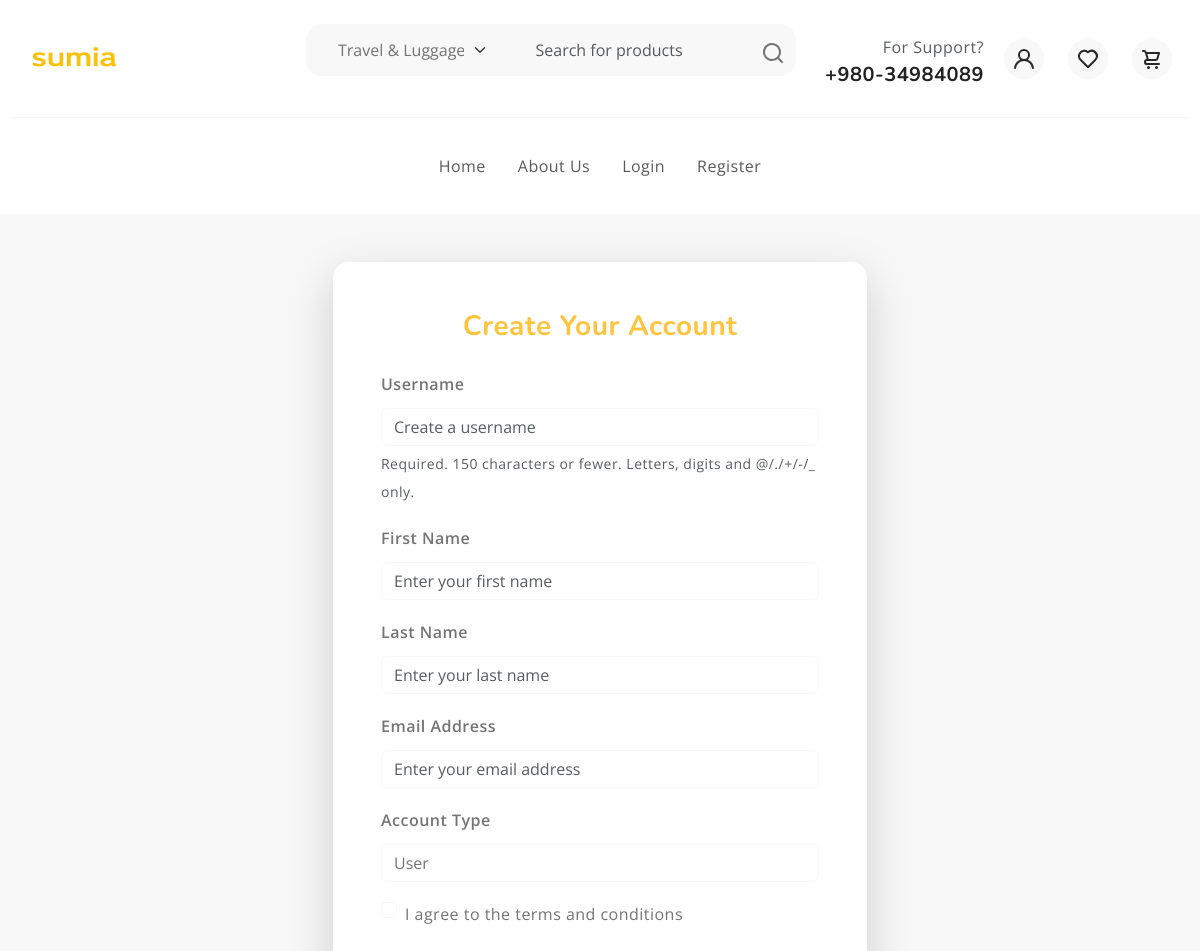
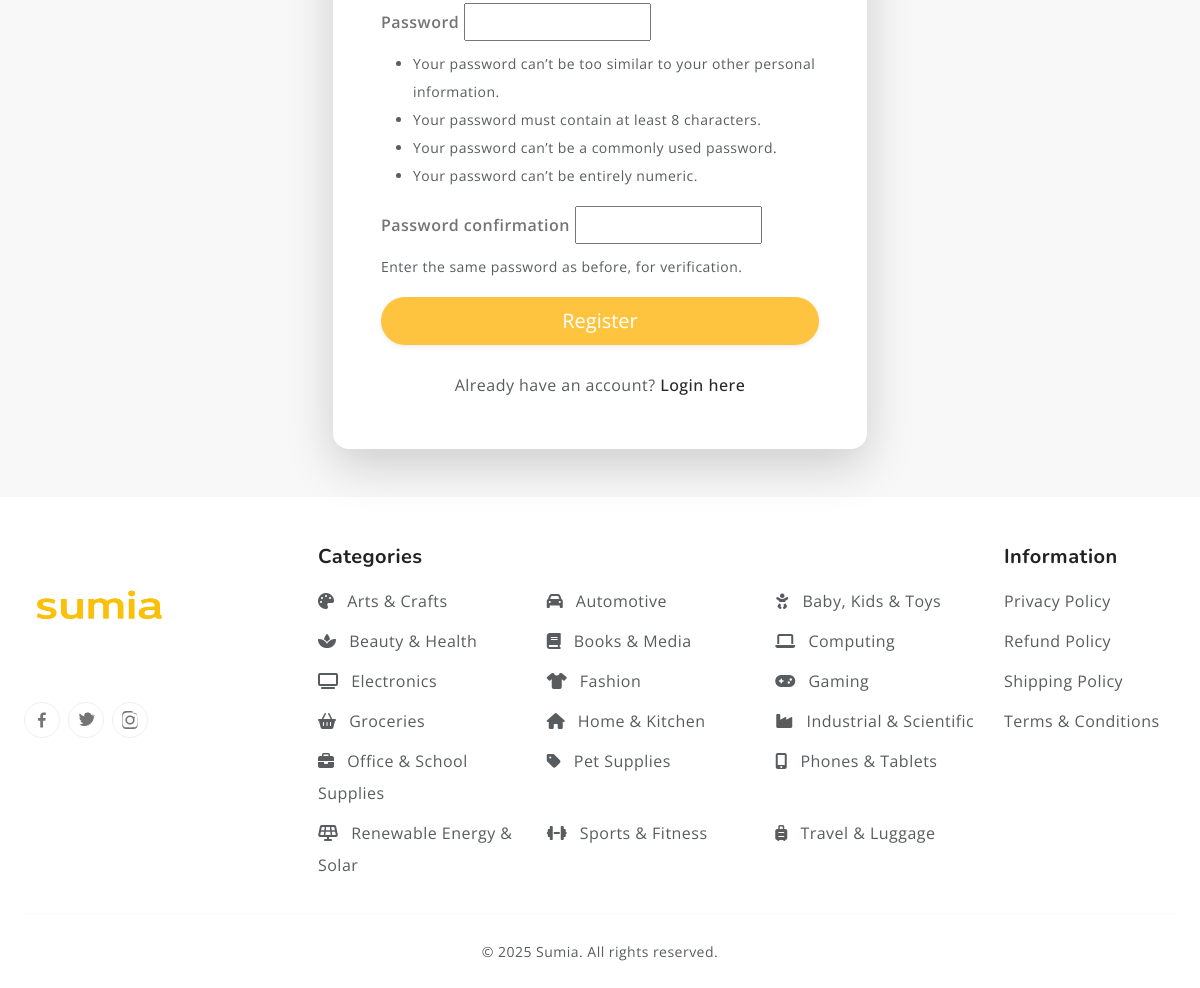
Screenshot of /auth/register/ with the database file from the repository (2 pictures, top to bottom).
### pages/models.py (models this page shows, shortened)
class Category(models.Model):
    name = models.CharField(max_length=100, unique=True)
    slug = models.SlugField(max_length=100, unique=True, blank=True)
    parent = models.ForeignKey(
        'self',
        on_delete=models.SET_NULL,
        null=True,
        blank=True,
        related_name='subcategories'
    )
    description = models.TextField(blank=True)
    is_active = models.BooleanField(default=True)
    created_at = models.DateTimeField(auto_now_add=True)
    updated_at = models.DateTimeField(auto_now=True)
    icon = models.CharField(
        max_length=50,
        blank=True,
        null=True,
        help_text="Font Awesome 6 icon class (e.g., 'fa-solid fa-laptop'). Auto-assigned if empty."
    )
    class Meta:
        verbose_name_plural = 'Categories'
        ordering = ['name']
    CATEGORY_ICON_MAP = {
        'phones': 'fa-solid fa-mobile-alt', 'tablets': 'fa-solid fa-tablet-alt',
        'electronics': 'fa-solid fa-tv', 'computing': 'fa-solid fa-laptop',
        'laptops': 'fa-solid fa-laptop', 'desktops': 'fa-solid fa-desktop',
        'fashion': 'fa-solid fa-shirt', 'clothing': 'fa-solid fa-shirt',
        'shoes': 'fa-solid fa-shoe-prints', 'beauty': 'fa-solid fa-spa',
        'health': 'fa-solid fa-heart-pulse', 'home': 'fa-solid fa-house',
        'kitchen': 'fa-solid fa-blender', 'baby': 'fa-solid fa-baby',
        'kids': 'fa-solid fa-child', 'toys': 'fa-solid fa-robot',
        'sports': 'fa-solid fa-dumbbell', 'fitness': 'fa-solid fa-running',
        'automotive': 'fa-solid fa-car', 'motorcycles': 'fa-solid fa-motorcycle',
        'books': 'fa-solid fa-book', 'media': 'fa-solid fa-compact-disc',
        'gaming': 'fa-solid fa-gamepad', 'groceries': 'fa-solid fa-basket-shopping',
        'food': 'fa-solid fa-apple-whole', 'office': 'fa-solid fa-briefcase',
        'school': 'fa-solid fa-pencil-alt', 'arts': 'fa-solid fa-palette',
        'crafts': 'fa-solid fa-scissors', 'travel': 'fa-solid fa-suitcase-rolling',
        'luggage': 'fa-solid fa-suitcase', 'pets': 'fa-solid fa-paw',
        'industrial': 'fa-solid fa-industry', 'scientific': 'fa-solid fa-flask',
        'renewable': 'fa-solid fa-solar-panel', 'solar': 'fa-solid fa-sun',
        'power': 'fa-solid fa-bolt', 'smartphones': 'fa-solid fa-mobile-alt',
        'tablets': 'fa-solid fa-tablet-alt', 'televisions': 'fa-solid fa-tv',
        'cameras': 'fa-solid fa-camera', 'printers': 'fa-solid fa-print',
        'fragrances': 'fa-solid fa-spray-can', 'skincare': 'fa-solid fa-face-mask',
        'cookware': 'fa-solid fa-utensils', 'appliances': 'fa-solid fa-fan',
        'diapers': 'fa-solid fa-baby-carriage', 'strollers': 'fa-solid fa-baby-carriage',
        'consoles': 'fa-solid fa-gamepad', 'stationery': 'fa-solid fa-pen-fancy',
        'suitcases': 'fa-solid fa-suitcase-rolling', 'dog food': 'fa-solid fa-dog',
        'cat food': 'fa-solid fa-cat', 'test instruments': 'fa-solid fa-microscope',
        'power tools': 'fa-solid fa-screwdriver-wrench', 'inverters': 'fa-solid fa-charging-station',
        'batteries': 'fa-solid fa-battery-full',
    }
    DEFAULT_ICON = 'fa-solid fa-tag' # Fallback icon

### authentications/views.py (the view)
# urls.py: path('register/', register_user, name='register'),
def register_user(request):
    if request.method == 'POST':
        form = UsersRegistrationForm(request.POST)
        if form.is_valid():
            user = form.save()
            messages.success(request, "Registration successful. You can now log in.")
            return redirect('login') # Redirect to the login page
        else:
            messages.error(request, "Please correct the errors below.")
    else:
        form = UsersRegistrationForm()
    return render(request, 'register.html', {'form': form})

### templates/register.html (shortened to what this page needs)
{% extends 'base.html' %}
{% load static %}
{% block content %}
<section class="py-5 bg-light">
  <div class="container">
    <div class="row justify-content-center">
      <div class="col-md-7 col-lg-6">
        <div class="card shadow-lg border-0 rounded-4">
          <div class="card-body p-5">
            <h3 class="card-title text-center mb-4 text-primary fw-bold">Create Your Account</h3>
            <form method="POST" novalidate>
              {% for field in form %}
                {% if field.name == 'agreed_to_terms' %}
                  <div class="form-check mb-4">
                    {{ field }}
                    <label class="form-check-label" for="{{ field.id_for_label }}">
                      {{ field.label }}
                    </label>
                  </div>
                {% else %}
                  <div class="mb-3">
                    <label for="{{ field.id_for_label }}" class="form-label fw-semibold">{{ field.label }}</label>
                    {{ field }}
                    {% if field.help_text %}
                      <div class="form-text text-muted">{{ field.help_text }}</div>
                    {% endif %}
                  </div>
                {% endif %}
              {% endfor %}
              <div class="d-grid">
                <button type="submit" class="btn btn-primary py-2 fs-5 rounded-pill shadow-sm">
                  Register
                </button>
              </div>
            </form>
            <p class="text-center mt-4 mb-0 text-muted">
              Already have an account?
              <a href="{% url 'login' %}" class="text-decoration-none fw-medium">Login here</a>
            </p>
          </div>
        </div>
      </div>
    </div>
  </div>
</section>
{% endblock %}

### templates/base.html (shortened to what this page needs)
<!DOCTYPE html>
<html lang="en">
<head>
  {% load static %}
  <link rel="stylesheet" href="https://cdnjs.cloudflare.com/ajax/libs/font-awesome/6.5.2/css/all.min.css"
 />
  <link rel="stylesheet" href="https://cdn.jsdelivr.net/npm/swiper@9/swiper-bundle.min.css">
  <link href="https://cdn.jsdelivr.net/npm/bootstrap@5.3.0-alpha3/dist/css/bootstrap.min.css" rel="stylesheet"
>
  <link rel="stylesheet" type="text/css" href="{% static 'css/vendor.css' %}">
  <link rel="stylesheet" type="text/css" href="{% static 'style.css' %}">
</head>
<body>
<header class="sticky-top bg-white">
  <div class="container-fluid">
    <div class="row py-3 border-bottom">
      <div class="col-sm-4 col-lg-3 text-center text-sm-start">
        <div class="main-logo">
          <a href="{% url 'home' %}">
            <img src="{% static 'images/sumia.png' %}" style="width: 100px; height: 85px;" alt="logo" class="img-fluid">
          </a>
        </div>
      </div>
      <div class="col-sm-6 offset-sm-2 offset-md-0 col-lg-5 d-none d-lg-block">
        <form class="row bg-light p-2 my-2 rounded-4 align-items-center" action="{% url 'search' %}" method="GET">
          <div class="col-md-5 d-none d-md-block">
            <select name="category" class="form-select border-0 bg-transparent">
              {% for parent in top_level_categories %}
              <option value="{{ parent.id }}" {% if request.GET.category|add:'' == parent.id|add:'' %}selected{% endif %}>
                {% if parent.icon %}<i class="{{ parent.icon }}"></i>{% endif %} {{ parent.name }}
              </option>
              {% endfor %}
            </select>
          </div>
          <div class="col-11 col-md-6">
            <input type="text" name="q" class="form-control border-0 bg-transparent" placeholder="Search for products"
              aria-label="Search" value="{{ request.GET.q|default:'' }}" />
          </div>
          <div class="col-1 text-end">
            <button type="submit" class="btn p-0 border-0 bg-transparent search-button">
              <svg width="24" height="24" viewBox="0 0 24 24">
                <use xlink:href="#search"></use>
              </svg>
            </button>
          </div>
        </form>
      </div>
      <div
        class="col-sm-8 col-lg-4 d-flex justify-content-end gap-3 align-items-center mt-4 mt-sm-0 justify-content-center justify-content-sm-end">
        <div class="support-box text-end d-none d-xl-block">
          <span class="fs-6 text-muted">For Support?</span>
          <h5 class="mb-0">+980-34984089</h5>
        </div>
        <ul class="d-flex justify-content-end list-unstyled m-0 gap-3">
          <li>
            {% if user.is_authenticated %}
            <a href="{% if user.account_type == 'user' %}{% url 'user_dashboard' %}{% elif user.account_type == 'vendor' %}{% url 'vendor_dashboard' %}{% else %}{% url 'login' %}{% endif %}"
              class="rounded-circle bg-light p-2 mx-1 d-flex align-items-center justify-content-center">
              <svg width="24" height="24" viewBox="0 0 24 24">
                <use xlink:href="#user"></use>
              </svg>
            </a>
            {% else %}
            <a href="{% url 'login' %}"
              class="rounded-circle bg-light p-2 mx-1 d-flex align-items-center justify-content-center">
              <svg width="24" height="24" viewBox="0 0 24 24">
                <use xlink:href="#user"></use>
              </svg>
            </a>
            {% endif %}
          </li>
          <li>
            <a href="{% url 'wishlist' %}"
              class="rounded-circle bg-light p-2 mx-1 d-flex align-items-center justify-content-center">
              <svg width="24" height="24" viewBox="0 0 24 24">
                <use xlink:href="#heart"></use>
              </svg>
            </a>
          </li>
          <li>
            <a href="{% url 'cart' %}"
              class="rounded-circle bg-light p-2 mx-1 d-flex align-items-center justify-content-center"
              >
              <svg width="24" height="24" viewBox="0 0 24 24">
                <use xlink:href="#cart"></use>
              </svg>
            </a>
          </li>
        </ul>
      </div>
    </div>
  </div>
  <div class="container-fluid">
    <div class="row py-3">
      <div class="d-flex justify-content-center justify-content-sm-between align-items-center"  style="margin: auto; justify-content: center; align-items: center; width: fit-content;">
<nav class="main-menu navbar navbar-expand-lg">
    <div>
        <div class="collapse navbar-collapse justify-content-end" id="mainNavbarContent">
             <ul class="navbar-nav menu-list list-unstyled gap-3 mb-0">
                <li class="nav-item active">
                    <a href="{% url 'home' %}" class="nav-link">Home</a>
                </li>
                <li class="nav-item">
                    <a href="{% url 'about' %}" class="nav-link">About Us</a>
                </li>
                        {% if request.user.is_authenticated %}
                        <li class="nav-item active"><a  class="nav-link" href="{% if request.user.account_type == 'user' %}{% url 'user_dashboard' %}{% elif request.user.account_type == 'vendor' %}{% url 'vendor_dashboard' %}{% else %}{% url 'login' %}{% endif %}" class="dropdown-item">My Account</a></li>
                        <li class="nav-item active"><a  class="nav-link" href="{% url 'cart' %}" class="dropdown-item">Cart</a></li>
                        <li class="nav-item active"><a  class="nav-link" href="{% url 'wishlist' %}" class="dropdown-item">Wishlist</a></li>
                        <li class="nav-item active"><a  class="nav-link" href="{% url 'logout' %}" class="dropdown-item">Logout</a></li>
                        {% else %}
                        <li class="nav-item active"><a  class="nav-link" href="{% url 'login' %}" class="dropdown-item">Login</a></li>
                        <li class="nav-item active"><a  class="nav-link" href="{% url 'register' %}" class="dropdown-item">Register</a></li>
                        {% endif %}
            </ul>
        </div>
    </div>
</nav>
      </div>
    </div>
  </div>
</header>
  {% block content %}
  {% endblock %}
<footer class="text-light pt-5 pb-4">
  <div class="container-fluid">
    <div class="row gy-4">
      <div class="col-lg-3 col-md-6">
                    <a href="{% url 'home' %}">
              <img src="{% static 'images/sumia.png' %}" style="width: 150px; height: 125px; margin-bottom: 2rem;" alt="logo"
                class="img-fluid">
            </a>
          <div class="d-flex gap-2">
          <a href="#" class="btn btn-outline-light rounded-circle p-2 d-flex align-items-center justify-content-center">
            <svg xmlns="http://www.w3.org/2000/svg" width="18" height="18" viewBox="0 0 24 24">
              <path fill="currentColor"
                d="M15.12 5.32H17V2.14A26.11 26.11 0 0 0 14.26 2c-2.72 0-4.58 1.66-4.58 4.7v2.62H6.61v3.56h3.07V22h3.68v-9.12h3.06l.46-3.56h-3.52V7.05c0-1.05.28-1.73 1.76-1.73Z" />
            </svg>
          </a>
          <a href="#" class="btn btn-outline-light rounded-circle p-2 d-flex align-items-center justify-content-center">
          </a>
          <a href="#" class="btn btn-outline-light rounded-circle p-2 d-flex align-items-center justify-content-center">
          </a>
        </div>
      </div>
      <div class="col-lg-7 col-md-12">
        <h5 class="fw-bold mb-3">Categories</h5>
        <div class="row">
          {% for parent in top_level_categories %}
          <div class="col-6 col-sm-4 mb-2">
            <a href="{% url 'category_detail' parent.slug %}" class="text-muted text-decoration-none">
              {% if parent.icon %}<i class="{{ parent.icon }} me-2"></i>{% endif %}
              {{ parent.name }}
            </a>
          </div>
          {% endfor %}
        </div>
      </div>
      <div class="" style="width: fit-content;">
        <div>
        <h5 class="fw-bold mb-3">Information</h5>
        <ul class="list-unstyled">
          <li><a href="#" class="text-muted text-decoration-none d-block mb-2">Privacy Policy</a></li>
          <li><a href="#" class="text-muted text-decoration-none d-block mb-2">Refund Policy</a></li>
          <li><a href="#" class="text-muted text-decoration-none d-block mb-2">Shipping Policy</a></li>
          <li><a href="#" class="text-muted text-decoration-none d-block mb-2">Terms & Conditions</a></li>
        </ul></div>
        </div>
    </div>
    <hr class="border-secondary my-4">
    <div class="text-center text-muted small">
      &copy; 2025 Sumia. All rights reserved.
    </div>
  </div>
</footer>
</body>
</html>

### rows the page displays
Category: name "Arts & Crafts"
Category: name "Automotive"
Category: name "Baby, Kids & Toys"
Category: name "Beauty & Health"
Category: name "Books & Media"
Category: name "Computing"
Category: name "Electronics"
Category: name "Fashion"
Category: name "Gaming"
Category: name "Groceries"
Category: name "Home & Kitchen"
Category: name "Industrial & Scientific"
Category: name "Office & School Supplies"
Category: name "Pet Supplies"
Category: name "Phones & Tablets"
Category: name "Renewable Energy & Solar"
Category: name "Sports & Fitness"
Category: name "Travel & Luggage"

### other values shown
{{ field.label }} "Username" "First Name" "Last Name" "Email Address" "Account Type" "Password" "Password confirmation"
{{ field.help_text }} "Required. 150 characters or fewer. Letters, digits and @/./+/-/_ only." "Enter the same password as before, for verification."
{{ field.label }} "I agree to the terms and conditions"
